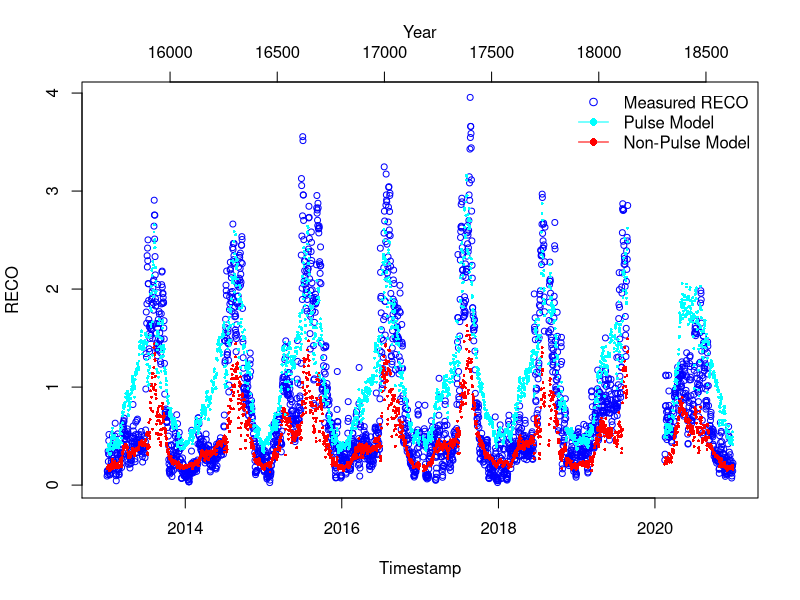
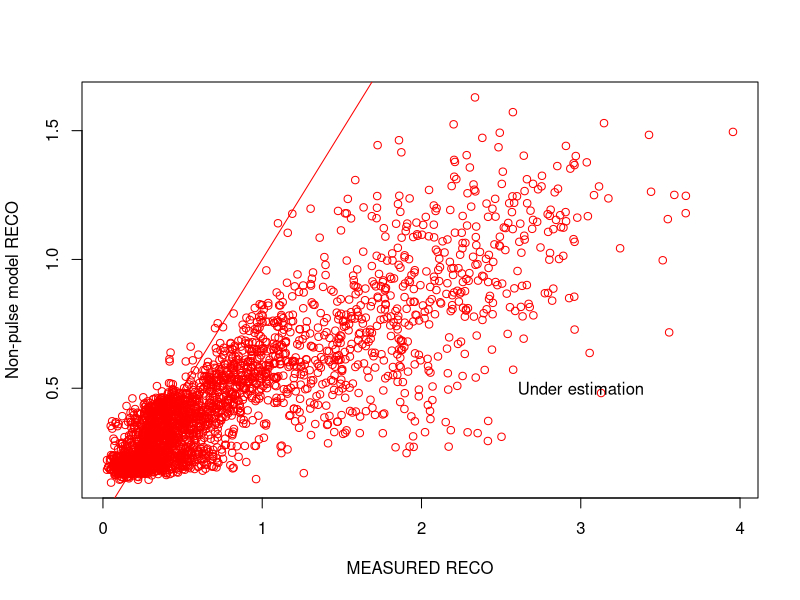
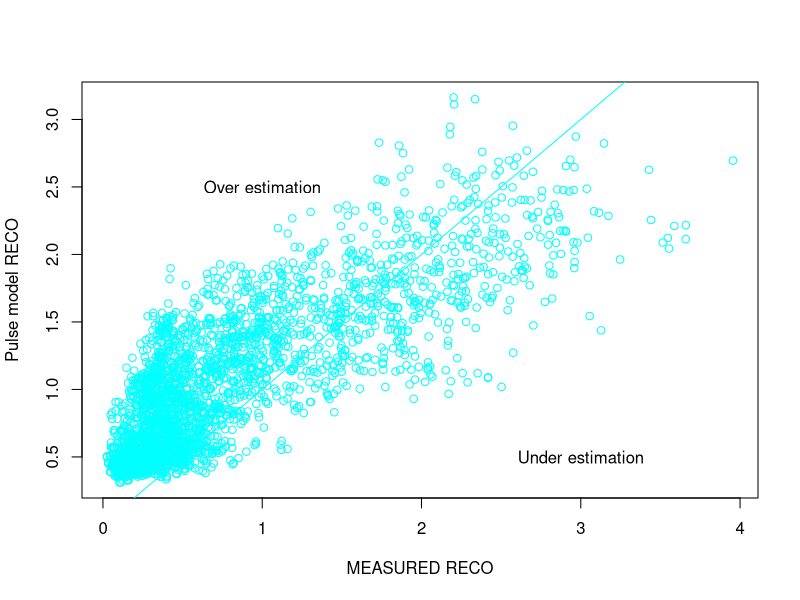
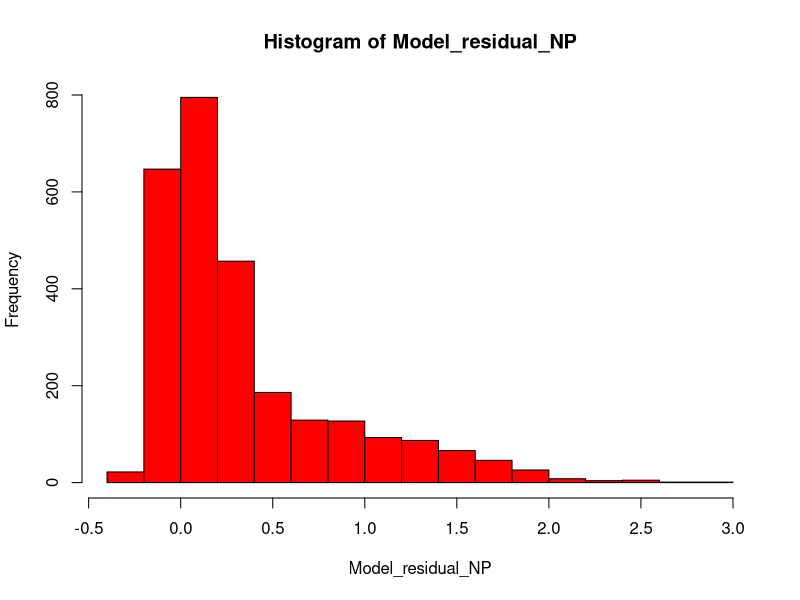
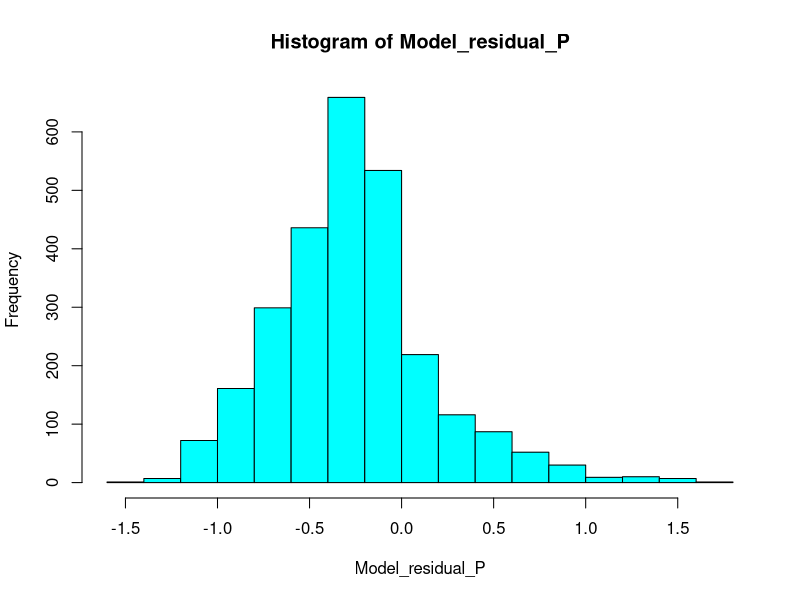
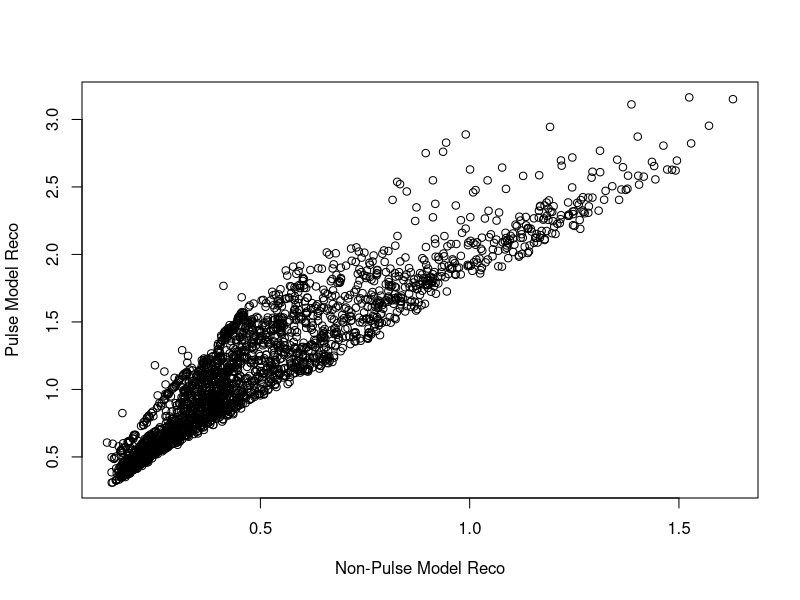
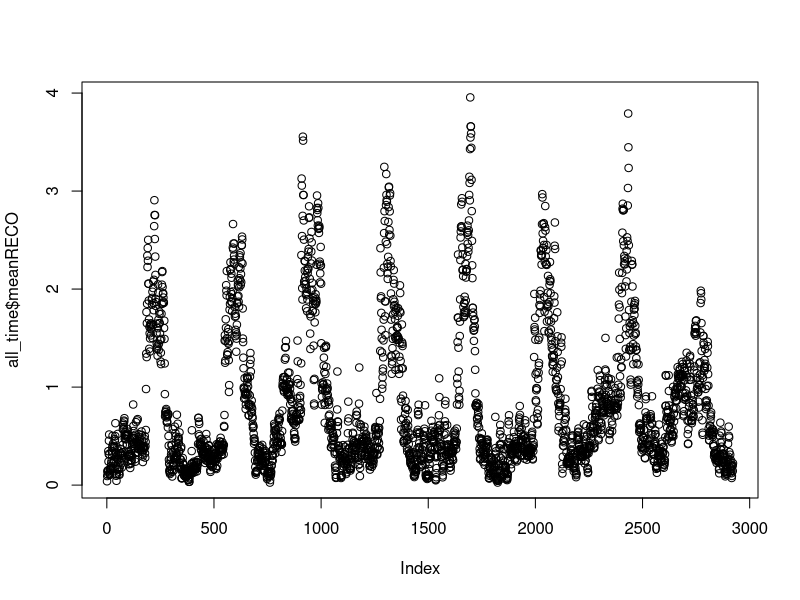
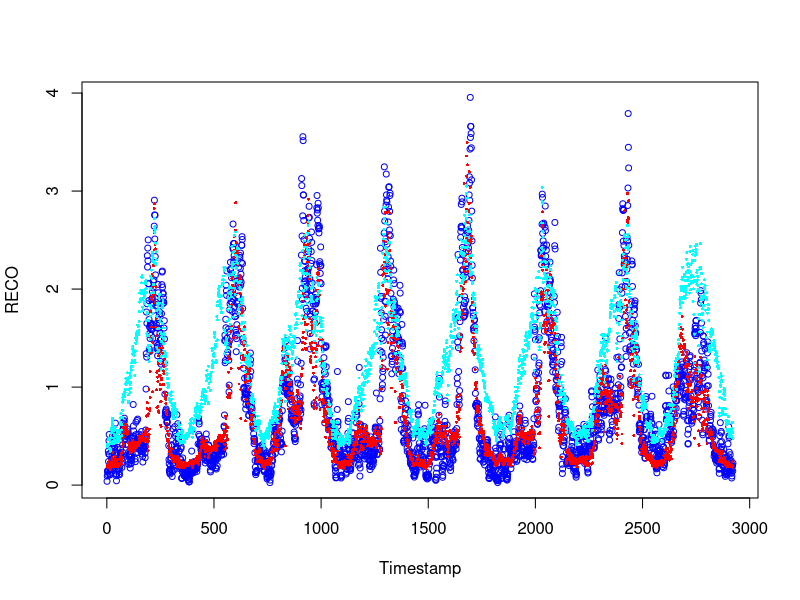

Recreate these plots in R, in order.
library(tidyverse)
library(stats)
library(grDevices)
library(readr)

########## Non-linear model for daily data ##################

# Fitting parameters for model4 from Roby et al 2019

#Author: Dave Moore and Anastasia Makhnykina


##### Read in pulse and non-pulse data generated by CreateVariableDuration.R
years_sum_Pulse0 <- read.csv("data/years_sum_Pulse0_DM.csv", header = TRUE, na.strings = "NA")
years_sum_Pulse1<- read.csv("data/years_sum_Pulse1_DM.csv", header = TRUE, na.strings = "NA")
years_sum1<- read.csv("data/years_sum1_DM.csv", header = TRUE, na.strings = "NA")

years_sum_Pulse0$date <- as.Date(years_sum_Pulse0$date)
years_sum_Pulse1$date <- as.Date(years_sum_Pulse1$date)
years_sum1$date <- as.Date(years_sum1$date)


# CHECK COLUMN NAMES AND DATA TYPES
str(years_sum_Pulse0)
str(years_sum_Pulse1)
str(years_sum1)

# Remove rows with missing values
years_sum_Pulse0 <- na.omit(years_sum_Pulse0)

# Calculate Soil Moisture
SoilMoisture <- years_sum_Pulse0$meanSWC5/100

# Assign variables
meanSWC5_NP <- SoilMoisture
meanST5_NP <- years_sum_Pulse0$meanST5
meanGPP_NP <- years_sum_Pulse0$meanGPP
GPPmax_NP <- max(years_sum_Pulse0$meanGPP)

# Fit model
Param_model4_NP <- nls(meanRECO ~ Fref*((meanGPP_NP/GPPmax_NP +n)/1+n) *
                         (1-c4*(0.1-meanSWC5_NP)^2)*exp(b4*meanST5_NP), 
                       data = years_sum_Pulse0,
                       start = list(Fref=0.75, c4=56.54, b4=0.04, n=0.84),
                       control = nls.control(maxiter = 1000, minFactor = 0.01)
)
Summary_Model4_NP = summary(Param_model4_NP)


# 
# Formula: meanRECO ~ Fref * ((meanGPP_NP/GPPmax_NP + n)/1 + n) * (1 - c4 * 
#                                                                    (0.1 - meanSWC5_NP)^2) * exp(b4 * meanST5_NP)
# 
#Estimated Wed May 3rd 
# Parameters:
#   Estimate Std. Error t value Pr(>|t|)    
# Fref     0.021298  25.796  < 2e-16 ***
#   c4   14.410701   4.860611   2.965  0.00307 ** 
#   b4    0.034738   0.001528  22.737  < 2e-16 ***
#   n     0.131463   0.004753  27.661  < 2e-16 ***
#   

# NON_Pulse parameters
FrefNP = 0.549414 
SMoptNP =0.125 
c4NP = 14.410701   
b4NP =  0.034738
nNP=  0.131463


# Remove rows with missing values
years_sum_Pulse1 <- na.omit(years_sum_Pulse1)

SoilMoisture_P =years_sum_Pulse1$meanSWC5/100
meanSWC5_P = SoilMoisture_P
meanST5_P = years_sum_Pulse1$meanST5
meanGPP_P = years_sum_Pulse1$meanGPP
GPPmax_P = max(years_sum_Pulse1$meanGPP)

Param_model4_P <- nls(meanRECO ~ Fref*((meanGPP_P/GPPmax_P +n)/1+n) *(1-c4*(0.1-meanSWC5_P)^2)*exp(b4*meanST5_P), 
                       data = years_sum_Pulse1,
                       start = list(Fref=0.75,  c4=56.54, b4=0.04, n=0.84),
                       control = nls.control(maxiter = 1000, minFactor = 0.01)
)
Summary_Model4_P = summary(Param_model4_P)
# # 
# Parameters:
#   Estimate Std. Error t value Pr(>|t|)    
# Fref   0.616634   0.045269  13.621  < 2e-16 ***
#   c4   -10.431847   1.596214  -6.535 1.01e-10 ***
#   b4     0.044407   0.002129  20.862  < 2e-16 ***
#   n      0.243863   0.014703  16.586  < 2e-16 ***
# Pulse parameters
FrefP = 0.616634 
SMoptP =0.125 
c4P = -10.431847   
b4P =   0.044407
nP=  0.243863




complete.cases(years_sum1)

# Remove rows with missing values
years_sum1 <- na.omit(years_sum1)

# Setting up drivers for all time
All_meanSWC5 =years_sum1$meanSWC5/100
All_meanST5 = years_sum1$meanST5
All_meanGPP = years_sum1$meanGPP
All_GPPmax = max(years_sum1$meanGPP)

#run model for full time series based on non-pulse time parameters
ALL_model4_NP = FrefNP*((All_meanGPP/All_GPPmax +nNP)/1+nNP) *(1-c4NP*(SMoptNP-All_meanSWC5)^2)*exp(b4NP*All_meanST5)
#run model for full time series based on pulse time parameters
All_model4_P = FrefP*((All_meanGPP/All_GPPmax +nP)/1+nP) *(1-c4P*(SMoptP-All_meanSWC5)^2)*exp(b4P*All_meanST5)


# Plot the RECO time series
plot(years_sum1$date, years_sum1$meanRECO, type = "p", col = "blue", xlab = "Timestamp", ylab = "RECO", cex = 0.8)

# Add the model output time series to the plot - CORRECT FIGURE
points(years_sum1$date, ALL_model4_NP, col = "red", pch = 16, cex = 0.4)
points(years_sum1$date, All_model4_P, col = "cyan", pch = 16, cex = 0.4, alpha=0.5)

# create the legend
legend(x = "topright",
       legend = c("Measured RECO", "Pulse Model", "Non-Pulse Model"),
       pch = c(1, 16, 16),
       col = c("blue", "cyan", "red"),
       lty = c(NA, 1, 1),
       bty = "n")

# Add another x-axis with the year - This part doesn't work
par(new=TRUE)
plot(years_sum1$date, years_sum1$meanRECO, type = "n", axes=FALSE, xlab="", ylab="")
axis(side=3)
mtext("Year",side=3,line=2)
axis(side=1, at = as.numeric(format(years_sum1$date, "%Y")), labels = format(years_sum1$date, "%Y"))



##### Compare modeled and measured data
plot(years_sum1$meanRECO,ALL_model4_NP, type = "p", col = "red", xlab = "MEASURED RECO", ylab = "Non-pulse model RECO")
text(x = 1, y = 2.5, labels = "Over estimation")
text(x = 3, y = 0.5, labels = "Under estimation")
points( years_sum1$meanRECO,years_sum1$meanRECO,  type = "l", col = "red")

plot(years_sum1$meanRECO,All_model4_P,  type = "p", col = "cyan", xlab = "MEASURED RECO", ylab = "Pulse model RECO")
text(x = 1, y = 2.5, labels = "Over estimation")
text(x = 3, y = 0.5, labels = "Under estimation")
points( years_sum1$meanRECO,years_sum1$meanRECO,  type = "l", col = "cyan")



# Calulate the model residual and investigate whether residuals are higher during pulse times. 
Model_residual_NP = years_sum1$meanRECO-ALL_model4_NP
hist(Model_residual_NP, col = "red")

Model_residual_P = years_sum1$meanRECO - All_model4_P
hist(Model_residual_P, col = "cyan")


# calculate RMSE
rmse_NP <- sqrt(mean((ALL_model4_NP - years_sum1$meanRECO)^2))
rmse_P <- sqrt(mean((All_model4_P - years_sum1$meanRECO)^2))
# calculate MAPE
mape_NP <- mean(abs(ALL_model4_NP - years_sum1$meanRECO) / years_sum1$meanRECO) * 100
mape_P <- mean(abs(All_model4_P - years_sum1$meanRECO) / years_sum1$meanRECO) * 100
# calculate R-squared
r_squared_NP <- cor(ALL_model4_NP, years_sum1$meanRECO)^2
r_squared_P <- cor(All_model4_P, years_sum1$meanRECO)^2

Reco_NP = sum(ALL_model4_NP)
Reco_P = sum(All_model4_P)
Reco_obs = sum(years_sum1$meanRECO)


plot(ALL_model4_NP,All_model4_P, xlab = "Non-Pulse Model Reco", ylab = "Pulse Model Reco")


# Set the plot size and resolution
png("model_comparison.png", width = 800, height = 800, units = "px", res = 300)

# Create a blank plot with axis labels and limits
plot(ALL_model4_NP, All_model4_P, xlab = "Non-Pulse Model Reco", ylab = "Pulse Model Reco", 
     xlim = c(0, 5), ylim = c(0, 5), cex.lab = 1.5, cex.axis = 1.2)

# Add a 1:1 line to the plot
abline(a = 0, b = 1, lty = 2)

# Add points to the plot
points(ALL_model4_NP, All_model4_P, pch = 16, col = "black", cex = 1.2)



# Save the plot
dev.off()

##########################################################################
##############  Fit all years we have ####################################
##########################################################################

all_year_P <- read.csv("data/USWPulse.csv")

all_year_NP <- read.csv("data/USWPulseN.csv")

all_time <- read.csv("data/Summary_eddy.csv")

#this is to remove column 26 with NA values
all_year_NP2 <- all_year_NP[-c(28)]

#### Fit non-pulse model ##########
 
#remove remaining NA values
#all_year_NP2 <- na.omit(all_year_NP)

SoilMoisture <- all_year_NP2$meanSWC5/100

# Assign variables
meanSWC5_NP <- SoilMoisture
meanST5_NP <- all_year_NP2$meanST5
meanGPP_NP <- all_year_NP2$meanGPP
GPPmax_NP <- max(all_year_NP2$meanGPP, na.rm = TRUE)

# Fit model for all years
Param_model_NP <- nls(meanRECO ~ Fref*((meanGPP_NP/GPPmax_NP +n)/1+n) *(1-c4*(0.1-meanSWC5_NP)^2)*exp(b4*meanST5_NP), 
                       data = all_year_NP2,
                       start = list(Fref=0.75, c4=56.54, b4=0.04, n=0.84),
                      control = nls.control(maxiter = 1000, minFactor = 0.01)
)
Summary_Model_NP = summary(Param_model_NP)

# NON_Pulse parameters
FrefNP = 1.274830
SMoptNP = 0.125 
c4NP = 4.712115  
b4NP = 0.034578
nNP= 0.058092 


### Fit Pulse model##################
#all_year_P <- na.omit(all_year_P)

SoilMoisture_P = all_year_P$meanSWC5/100
meanSWC5_P = SoilMoisture_P
meanST5_P = all_year_P$meanST5
meanGPP_P = all_year_P$meanGPP
GPPmax_P = max(all_year_P$meanGPP, na.rm = TRUE)

Param_model_P <- nls(meanRECO ~ Fref*((meanGPP_P/GPPmax_P +n)/1+n) *(1-c4*(0.1-meanSWC5_P)^2)*exp(b4*meanST5_P), 
                      data = all_year_P,
                      start = list(Fref=0.75,  c4=56.54, b4=0.04, n=0.84),
                      control = nls.control(maxiter = 1000, minFactor = 0.01)
)
Summary_Model_P = summary(Param_model_P)

# Pulse parameters
FrefP = 0.435286
SMoptP = 0.125 
c4P = -6.867962  
b4P =  0.050000
nP=  0.395135 


# Setting up drivers for all time
#complete.cases(all_time)

#all_time <- na.omit(all_time)

All_meanSWC5 = all_time$meanSWC5/100
All_meanST5 = all_time$meanST5
All_meanGPP = all_time$meanGPP
All_GPPmax = max(all_time$meanGPP, na.rm = TRUE)

#run model for full time series based on non-pulse time parameters
ALL_model_NP = FrefNP*((All_meanGPP/All_GPPmax +nNP)/1+nNP) *(1-c4NP*(SMoptNP-All_meanSWC5)^2)*exp(b4NP*All_meanST5)
#run model for full time series based on pulse time parameters
All_model_P = FrefP*((All_meanGPP/All_GPPmax +nP)/1+nP) *(1-c4P*(SMoptP-All_meanSWC5)^2)*exp(b4P*All_meanST5)


# Plot the RECO time series  

plot(all_time$meanRECO)
plot(all_time$meanRECO, type = "p", col = "blue", xlab = "Timestamp", ylab = "RECO", cex = 0.8)

# Add the model output time series to the plot
points(#all_time$date,  
       ALL_model_NP, col = "red", pch = 16, cex = 0.4)
points(#all_time$date, 
  All_model_P, col = "cyan", pch = 16, cex = 0.4, alpha=0.5)


all_time %>%
  ggplot(aes(x=date))+
  geom_point(aes(y=meanRECO), color = "blue")+
  geom_point(aes(y=ALL_model_NP), color="red")+
  geom_point(aes(y=All_model_P), color = "cyan")


plot(all_time$meanRECO,ALL_model_NP )


plot(all_time$meanRECO,All_model_P )


##### All time model #######
SoilMoisture1 <- all_time$meanSWC5/100

# Assign variables
meanSWC5_all <- SoilMoisture1
meanST5_all <- all_time$meanST5
meanGPP_all <- all_time$meanGPP
GPPmax_all <- max(all_time$meanGPP, na.rm = TRUE)

# Fit model
Param_model4_all <- nls(meanRECO ~ Fref*((meanGPP_all/GPPmax_all +n)/1+n) *
                         (1-c4*(0.1-meanSWC5_all)^2)*exp(b4*meanST5_all), 
                       data = all_time,
                       start = list(Fref=0.75, c4=56.54, b4=0.04, n=0.84),
                       control = nls.control(maxiter = 1000, minFactor = 0.01)
)
Summary_Model4_all = summary(Param_model4_all)


# 
# Formula: meanRECO ~ Fref * ((meanGPP_NP/GPPmax_NP + n)/1 + n) * (1 - c4 * 
#                                                                    (0.1 - meanSWC5_NP)^2) * exp(b4 * meanST5_NP)

# All time parameters
Frefall =  1.183562
SMoptall = 0.125 
c4all = -7.875260   
b4all =  0.034806
nall =  0.079416


ALL_model = Frefall*((meanGPP_all/GPPmax_all +nall)/1+nall) *(1-c4all*(SMoptall-meanSWC5_all)^2)*exp(b4all*meanST5_all)

plot(all_time$meanRECO, ALL_model)
plot(ALL_model_NP, ALL_model)
plot(All_model_P, ALL_model)


##### Include parameters for all time model for Pulse or NP model ??? ##### 

plot(all_time$meanRECO, type = "p", col = "blue", xlab = "Timestamp", ylab = "RECO", cex = 0.8)

# Add the model output time series to the plot
points(#all_time$date,  
  ALL_model, col = "red", pch = 16, cex = 0.4)

points(#all_time$date, 
  All_model_P, col = "cyan", pch = 16, cex = 0.4, alpha=0.5)

points(#all_time$date, 
  ALL_model_NP, col = "green", pch = 16, cex = 0.4, alpha=0.5)












